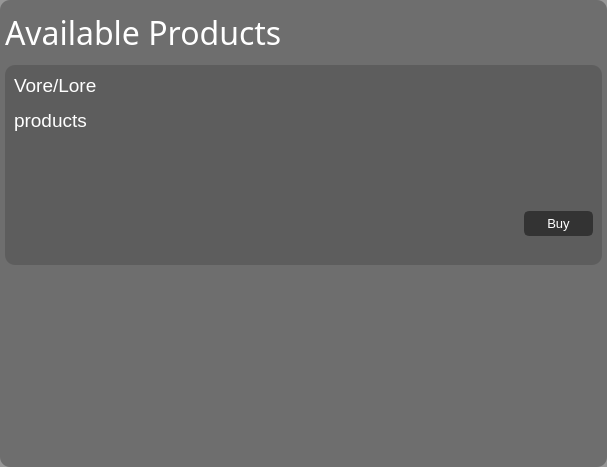
               <widget class="QWidget" name="page_cafateria">
                <property name="styleSheet">
                 <string notr="true">QWidget{

background-color: rgba(81,81,81,0.6);
border-radius: 10px;

}
QLabel{
background-color:transparent;
color:#FFF;
}
QLineEdit{
border:1px;
padding:5px;
}
QLineEdit:focus{
background-color:rgb(81,81,81);
}

QPushButton{
border-radius:10px;
}

QPushButton:hover,
QPushButton:clicked{
background-color:rgb(50,50,50);
}
</string>
                </property>
                <layout class="QVBoxLayout" name="verticalLayout_7">
                 <property name="spacing">
                  <number>5</number>
                 </property>
                 <property name="leftMargin">
                  <number>5</number>
                 </property>
                 <property name="topMargin">
                  <number>5</number>
                 </property>
                 <property name="rightMargin">
                  <number>5</number>
                 </property>
                 <property name="bottomMargin">
                  <number>5</number>
                 </property>
                 <item>
                  <widget class="QLabel" name="lab_Bug">
                   <property name="minimumSize">
                    <size>
                     <width>0</width>
                     <height>55</height>
                    </size>
                   </property>
                   <property name="maximumSize">
                    <size>
                     <width>16777215</width>
                     <height>55</height>
                    </size>
                   </property>
                   <property name="font">
                    <font>
                     <family>Segoe UI Semilight</family>
                     <pointsize>24</pointsize>
                    </font>
                   </property>
                   <property name="styleSheet">
                    <string notr="true">color:rgb(255,255,255);</string>
                   </property>
                   <property name="text">
                    <string>&lt;html&gt;&lt;head/&gt;&lt;body&gt;&lt;p&gt;&lt;span style=&quot; color:#ffffff;&quot;&gt;Available Products&lt;/span&gt;&lt;/p&gt;&lt;/body&gt;&lt;/html&gt;</string>
                   </property>
                  </widget>
                 </item>
                 <item>
                  <widget class="QFrame" name="frame_cafateria_main">
                   <property name="minimumSize">
                    <size>
                     <width>0</width>
                     <height>200</height>
                    </size>
                   </property>
                   <property name="maximumSize">
                    <size>
                     <width>16777215</width>
                     <height>200</height>
                    </size>
                   </property>
                   <property name="frameShape">
                    <enum>QFrame::NoFrame</enum>
                   </property>
                   <property name="frameShadow">
                    <enum>QFrame::Plain</enum>
                   </property>
                   <layout class="QGridLayout" name="gridLayout">
                    <item row="0" column="0">
                     <widget class="QLabel" name="lab_bug1">
                      <property name="minimumSize">
                       <size>
                        <width>0</width>
                        <height>0</height>
                       </size>
                      </property>
                      <property name="maximumSize">
                       <size>
                        <width>16777215</width>
                        <height>16777215</height>
                       </size>
                      </property>
                      <property name="font">
                       <font>
                        <family>Segoe UI</family>
                        <pointsize>14</pointsize>
                       </font>
                      </property>
                      <property name="styleSheet">
                       <string notr="true">color:rgb(255,255,255);</string>
                      </property>
                      <property name="text">
                       <string>&lt;html&gt;&lt;head/&gt;&lt;body&gt;&lt;p&gt;&lt;span style=&quot; color:#ffffff;&quot;&gt;Vore/Lore&lt;/span&gt;&lt;/p&gt;&lt;p&gt;&lt;span style=&quot; color:#ffffff;&quot;&gt;products&lt;/span&gt;&lt;/p&gt;&lt;p&gt;&lt;br/&gt;&lt;/p&gt;&lt;/body&gt;&lt;/html&gt;</string>
                      </property>
                      <property name="alignment">
                       <set>Qt::AlignLeading|Qt::AlignLeft|Qt::AlignTop</set>
                      </property>
                     </widget>
                    </item>
                    <item row="1" column="7">
                     <widget class="QPushButton" name="bn_bug_start">
                      <property name="minimumSize">
                       <size>
                        <width>69</width>
                        <height>25</height>
                       </size>
                      </property>
                      <property name="maximumSize">
                       <size>
                        <width>69</width>
                        <height>25</height>
                       </size>
                      </property>
                      <property name="font">
                       <font>
                        <family>Segoe UI</family>
                        <pointsize>10</pointsize>
                       </font>
                      </property>
                      <property name="styleSheet">
                       <string notr="true">QPushButton {
	border: 2px solid rgb(51,51,51);
	border-radius: 5px;	
	color:rgb(255,255,255);
	background-color: rgb(51,51,51);
}
QPushButton:hover {
	border: 2px solid rgb(0,143,150);
	background-color: rgb(0,143,150);
}
QPushButton:pressed {	
	border: 2px solid rgb(0,143,150);
	background-color: rgb(51,51,51);
}

QPushButton:disabled {	
	border-radius: 5px;	
	border: 2px solid rgb(112,112,112);
	background-color: rgb(112,112,112);
}</string>
                      </property>
                      <property name="text">
                       <string>Buy</string>
                      </property>
                      <property name="checkable">
                       <bool>false</bool>
                      </property>
                      <property name="flat">
                       <bool>true</bool>
                      </property>
                     </widget>
                    </item>
                    <item row="2" column="6">
                     <spacer name="horizontalSpacer">
                      <property name="orientation">
                       <enum>Qt::Horizontal</enum>
                      </property>
                      <property name="sizeHint" stdset="0">
                       <size>
                        <width>421</width>
                        <height>20</height>
                       </size>
                      </property>
                     </spacer>
                    </item>
                   </layout>
                  </widget>
                 </item>
                 <item>
                  <spacer name="verticalSpacer">
                   <property name="orientation">
                    <enum>Qt::Vertical</enum>
                   </property>
                   <property name="sizeHint" stdset="0">
                    <size>
                     <width>20</width>
                     <height>197</height>
                    </size>
                   </property>
                  </spacer>
                 </item>
                </layout>
               </widget>
